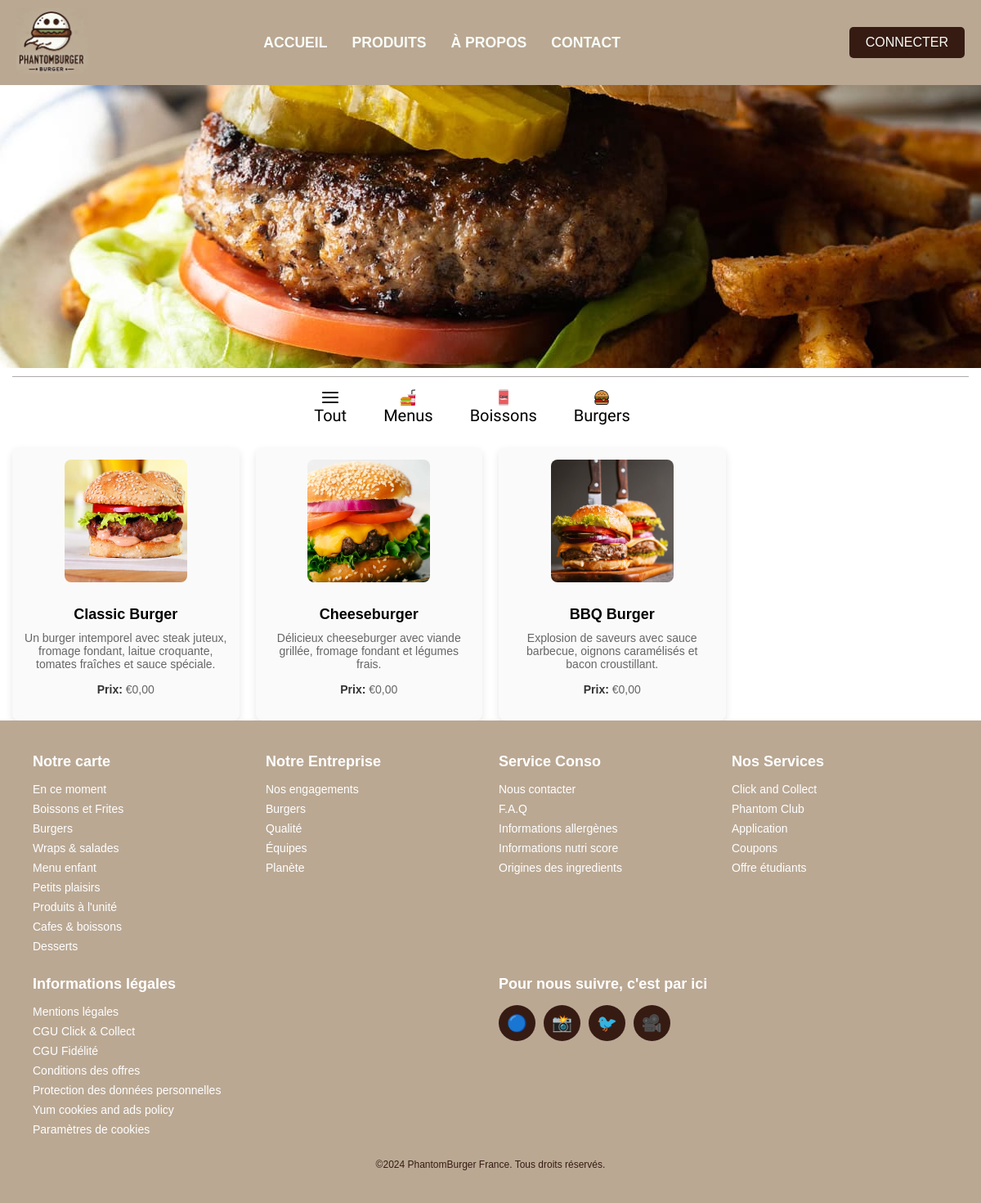
/pages/produits.php?category=burgers, run on the app's committed database.
### tables this page shows
CREATE TABLE burgers(
   burger_id INT NOT NULL AUTO_INCREMENT,
   picture VARCHAR(255),
   name VARCHAR(255),
   prix DECIMAL(15,2),
   description TEXT,
   PRIMARY KEY(burger_id)
);

### pages/produits.php (the view, shortened to what this page needs)
<?php
$host = 'localhost';
$db = 'phantomburger';
$user = 'root';
$pass = '';
try {
    $pdo = new PDO("mysql:host=$host;dbname=$db", $user, $pass);
    $pdo->setAttribute(PDO::ATTR_ERRMODE, PDO::ERRMODE_EXCEPTION);
} catch (PDOException $e) {
    echo "Connection failed: " . $e->getMessage();
    exit;
}
$category = $_GET['category'] ?? 'tout';
function getProducts($pdo, $category)
{
    if ($category == 'menus') {
        $query = "SELECT menu_id, name, description, prix, picture FROM menus";
    } elseif ($category == 'boissons') {
        $query = "SELECT * FROM boissons";
    } elseif ($category == 'burgers') {
        $query = "SELECT * FROM burgers";
    }
    return $pdo->query($query)->fetchAll(PDO::FETCH_ASSOC);
}
$products = getProducts($pdo, $category);
?>
<!DOCTYPE html>
<html lang="fr">
<head>
    <link rel="stylesheet" href="../pages/produits.css">
</head>
<body>
    <header>
        <?php include '../header/header.php'; ?>
    </header>
    <div class="headband-product">
    </div>
    <div class="product-wrapper">
        <div class="product-sort">
            <ul>
                <li>
                    <a href="?category=tout">
                        <div><img src="../img/menu.png" alt=""><span>Tout</span></div>
                    </a>
                </li>
                <li>
                    <a href="?category=menus">
                        <div><img src="../img/food.96f3eaa.svg" alt=""><span>Menus</span></div>
                    </a>
                </li>
                <li>
                    <a href="?category=boissons">
                        <div><img src="../img/Cocacola.png" alt=""><span>Boissons</span></div>
                    </a>
                </li>
                <li>
                    <a href="?category=burgers">
                        <div><img src="../img/Burger.png" alt=""><span>Burgers</span></div>
                    </a>
                </li>
            </ul>
        </div>
        <div class="products-list">
            <?php if (count($products) > 0): ?>
                <?php foreach ($products as $product): ?>
                    <div class="product-item">
                        <?php if (isset($product['picture'])): ?>
                            <img src="../img/<?= htmlspecialchars($product['picture']); ?>"
                                alt="<?= htmlspecialchars($product['name']); ?>">
                        <?php endif; ?>
                        <h3><?= htmlspecialchars($product['name']); ?></h3>
                        <p><?= htmlspecialchars($product['description']); ?></p>
                        <p><strong>Prix:</strong> €<?= number_format($product['prix'], 2, ',', ' '); ?></p>
                    </div>
                <?php endforeach; ?>
            <?php else: ?>
                <p>Aucun produit trouvé pour cette catégorie.</p>
            <?php endif; ?>
        </div>
    </div>
    <footer>
        <?php include('../footer/footer.php'); ?>
    </footer>
</body>
</html>

### pages/produits.css (style rules this page uses)
:root { --color-green: #7c9c5f; --color-brown: #baa893; --color-brown-darker: #361b13; --color-white: #f9fdf7; --color-link-hover: #fff; }
.headband-product { margin-top: 100px; width: 100%; height: 350px; background-image: url('../img/best-hamburger-patties-1.jpg'); background-size: cover; background-position: center; }
.product-sort { border-top: 1.5px solid rgba(143, 135, 135, 0.7); width: 100%; padding-top: 15px; display: flex; align-items: center; justify-content: center; margin-bottom: 20px; z-index: 2; }
.product-sort ul { display: flex; align-items: center; flex-direction: row; }
.product-sort li a { text-decoration: none; color: black; font-family: 'Sour Gummy', cursive; font-size: 20px; cursor: pointer; }
.product-sort li { list-style-type: none; margin-right: 45px; }
.product-sort div { display: flex; align-items: center; flex-direction: column; }
.product-sort div span { margin-bottom: 5px; font-family: 'Sour Gummy', cursive; }
.product-sort img { width: 20px; height: 20px; cursor: pointer; }
.product-sort span { font-size: 20px; }
.product-sort div::after { content: ''; display: block; width: 0; height: 1px; background-color: black; margin-top: 1px; transition: width 0.3s; }
.product-wrapper { margin-top: 10px; display: flex; flex-direction: column; align-items: center; padding: 0 15px; }
.products-list { display: grid; grid-template-columns: repeat(auto-fill, minmax(250px, 1fr)); gap: 20px; width: 100%; max-width: 1200px; }
.product-item { background-color: #fff; border-radius: 8px; box-shadow: 0 4px 10px rgba(0, 0, 0, 0.1); overflow: hidden; text-align: center; padding: 15px; transition: transform 0.3s ease; background-color: #fafafa; position: relative; }
.product-item img { width: 150px; height: 150px; border-radius: 8px; margin-bottom: 15px; object-fit: cover; }
.product-item h3 { font-size: 18px; font-weight: bold; margin: 10px 0; }
.product-item p { font-size: 14px; color: #666; margin-bottom: 15px; }
.product-item p strong { font-weight: bold; color: #333; }

### styles/style.css (style rules this page uses)
:root { --color-green: #7c9c5f; --color-brown: #baa893; --color-brown-darker: #361b13; --color-white: #f9fdf7; --color-link-hover: #fff; }
* { margin: 0; padding: 0; box-sizing: border-box; }
body { font-family: Arial, sans-serif; margin: 0; padding: 0; }
header { background-color: var(--color-brown); color: var(--color-white); padding: 10px 0; position: fixed; width: 100%; z-index: 1000; top: 0; }

### data on the page
burgers: picture (picture), name "Classic Burger", description "Un burger intemporel avec steak juteux, fromage fondant, laitue croquante, tomates fraîches et sauce spéciale.", prix "0,00"
burgers: picture (picture), name "Cheeseburger", description "Délicieux cheeseburger avec viande grillée, fromage fondant et légumes frais.", prix "0,00"
burgers: picture (picture), name "BBQ Burger", description "Explosion de saveurs avec sauce barbecue, oignons caramélisés et bacon croustillant.", prix "0,00"
